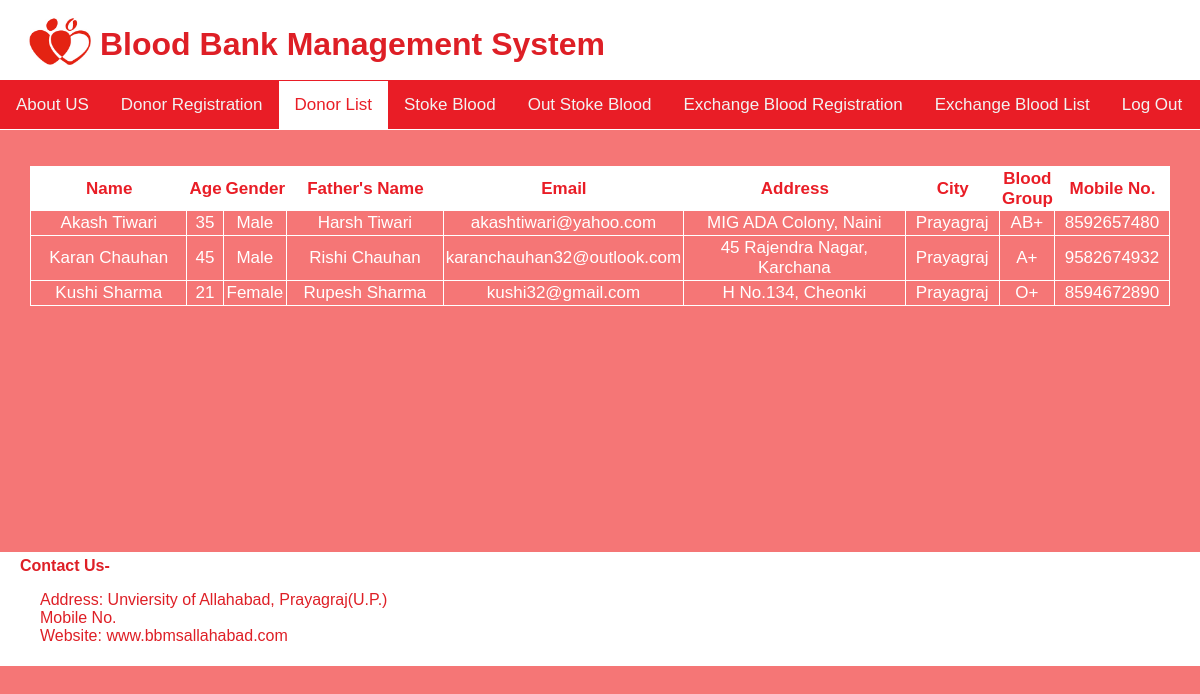
Page /donor_list.php (signed in) on the committed database.
### tables this page shows
CREATE TABLE `donor_registration` (
  `id` int(11) NOT NULL,
  `name` varchar(30) DEFAULT NULL,
  `age` varchar(10) DEFAULT NULL,
  `gender` varchar(10) DEFAULT NULL,
  `fname` varchar(30) DEFAULT NULL,
  `email` varchar(40) DEFAULT NULL,
  `address` varchar(200) DEFAULT NULL,
  `city` varchar(20) DEFAULT NULL,
  `bgroup` varchar(10) DEFAULT NULL,
  `mobno` varchar(20) DEFAULT NULL
);

### donor_list.php (the view, shortened to what this page needs)
<?php
include('connect.php');
?>
<!DOCTYPE html>
<html>
<head>
	<link rel="stylesheet" type="text/css" href="css/s1.css">
</head>
<body>
	<div id="full">
		<div id="inner_full">
			<div id="header"><a href="home.php"><img src="logo.jpg" width="80px" height="75" align="left" alt="logo"></a><h1>Blood Bank Management System</h1></div>
			<div id="body">
				<nav id="navbar">
					<a href="home.php">About US</a>
                    <a href="donor_registration.php">Donor Registration</a>
					<a class="active" href="donor_list.php">Donor List</a>
					<a href="stoke_blood_list.php">Stoke Blood</a>
                    <a href="out_stoke_blood.php">Out Stoke Blood</a>
					<a href="exchange_blood.php">Exchange Blood Registration</a>
                    <a href="exchange_list.php">Exchange Blood List</a>
                    <a href="logout.php">Log Out</a>
                </nav><br><br>
                <table align="center" cellspacing="0" cellpadding="2">
                	<tr align="center">
                		<th width="200px">Name</th>
                		<th>Age</th>
                		<th>Gender</th>
                		<th width="200px">Father's Name</th>
                		<th width="200px">Email</th>
                		<th width="300px">Address</th>
                		<th width="100px">City</th>
                		<th>Blood Group</th>
                		<th width="120px">Mobile No.</th>
                	</tr>
                	<?php
                	$q=$db->query("SELECT * FROM donor_registration");
                	while($r1=$q->fetch(PDO::FETCH_OBJ))
                	{
                		?>
                		<tr align="center">
                		<td><?= $r1->name; ?></td>
                		<td><?= $r1->age; ?></td>
                		<td><?= $r1->gender; ?></td>
                		<td><?= $r1->fname; ?></td>
                		<td><?= $r1->email; ?></td>
                		<td><?= $r1->address; ?></td>
                		<td><?= $r1->city; ?></td>
                		<td><?= $r1->bgroup; ?></td>
                		<td><?= $r1->mobno; ?></td>
                	</tr>
                	<?php
                	}
                	?>
                </table>
			</div></div><br><br><br><br>
		    <footer id="footer"><strong>Contact Us-</strong>
		    	<p>Address: Unviersity of Allahabad, Prayagraj(U.P.)<br>
		    		Mobile No.<br>
		    	    Website:  www.bbmsallahabad.com
		    	</p></footer>
		</div>
</body>
</html>

### css/s1.css (style rules this page uses)
body { margin-top: 0; margin-left: 0; margin-right: 0; margin-bottom: 0; font-family: sans-serif; background-color: #F57676; }
#full { width: 100%; height: auto; }
#inner_full { width: 100%; height: auto; margin: auto; }
#header { padding-top: 5px; padding-left: 20px; padding-bottom: 5px; height: 70px; background-color: #fff; color: #DE1F26; }
#body { width: 100%; height: 400px; }
#navbar { background-color: #E91D26; overflow: hidden; border-top: 1px solid #E91D26; border-bottom: 1px solid #fff; }
#navbar a { float: left; color: #f2f2f2; text-align: center; padding: 14px 16px; text-decoration: none; font-size: 17px; }
#navbar a.active { background-color: #fff; color: #E91D26; }
#footer { margin-bottom: 0px; padding-top: 5px; padding-left: 20px; padding-bottom: 5px; height: auto; background-color: #fff; color: #DE1F26; }
#footer p { margin-left: 20px; }

### donor_list.php (style rules this page uses)
table { margin-left: 30px; margin-right: 30px; border-top: 1px solid; border-left: 1px solid; border-color: white; color: #fff; font-family: sans-serif; font-size: 17px; font-weight: 400px; }
table tr th { background-color: #fff; color: #E91D26; }
table tr td { border-right: 1px solid; border-bottom: 1px solid; border-color: #fff; }

### rows in the picture
donor_registration: name "Akash Tiwari", age "35", gender "Male", fname "Harsh Tiwari", email "akashtiwari@yahoo.com", address "MIG ADA Colony, Naini", city "Prayagraj", bgroup "AB+", mobno "8592657480"
donor_registration: name "Karan Chauhan", age "45", gender "Male", fname "Rishi Chauhan", email "karanchauhan32@outlook.com", address "45 Rajendra Nagar, Karchana", city "Prayagraj", bgroup "A+", mobno "9582674932"
donor_registration: name "Kushi Sharma", age "21", gender "Female", fname "Rupesh Sharma", email "kushi32@gmail.com", address "H No.134, Cheonki", city "Prayagraj", bgroup "O+", mobno "8594672890"
